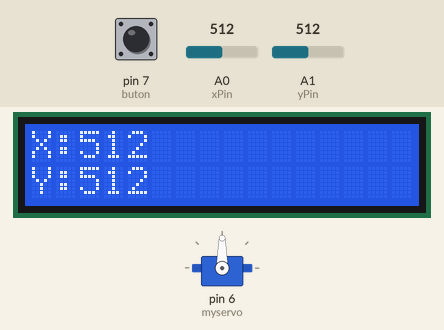
The sketch below on a simulated Arduino Uno, built with avr-gcc and run on an emulated ATmega328P. Parts: servo, 16×2 character LCD. Inputs (shaded band) come from the test bench; at power-on: A0 (xPin) = 512, A1 (yPin) = 512, pin 7 (buton) HIGH. What the sketch prints to the serial monitor is not drawn.

Above: at 1.2 s.
1.3 s: A0 (xPin) set to 716
At 2.3 s:
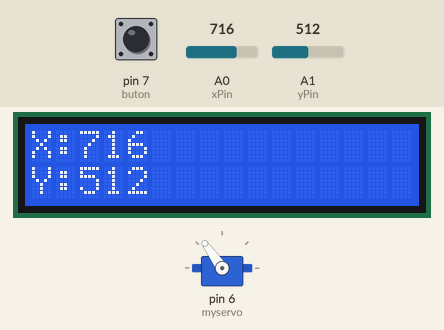
3.0 s: A0 (xPin) set to 900
At 3.8 s:
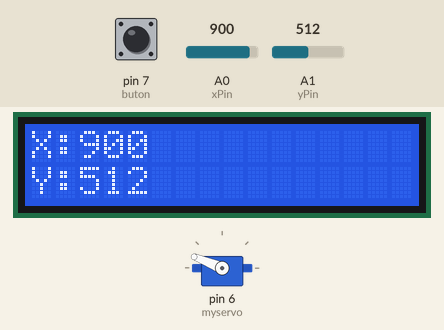
4.6 s: A0 (xPin) set to 1023
At 5.2 s:
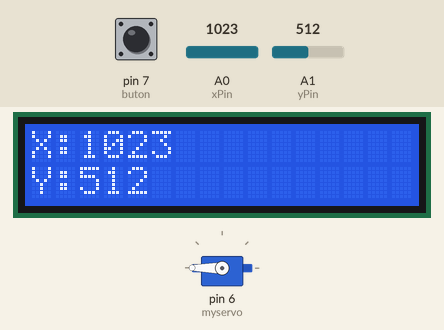
6.2 s: A0 (xPin) set to 306
At 7.4 s:
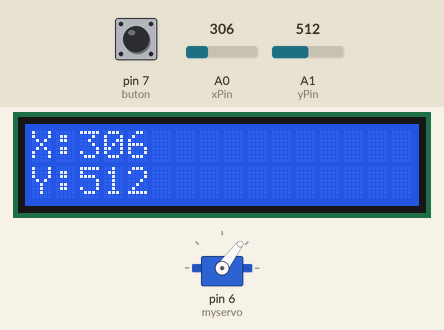
7.7 s: A1 (yPin) set to 716
At 9.0 s:
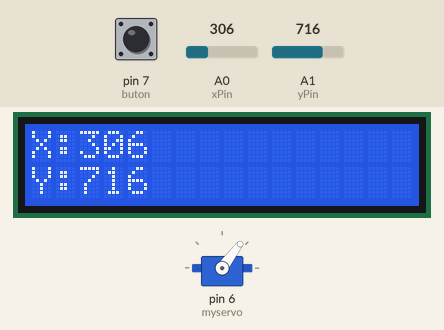
9.3 s: A0 (xPin) set to 122
At 10.6 s:
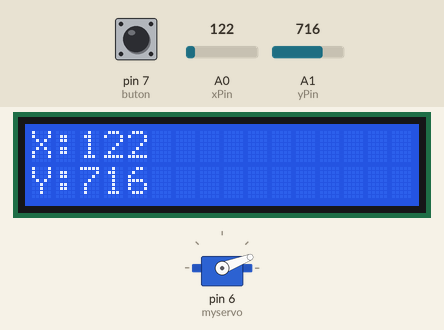
Timing chart, 0 to 11.9 s (numbered marks = the images above; inputs shaded):
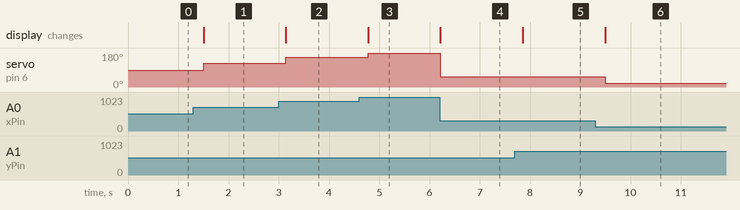

The sketch:

joystcikservolcd.ino
```cpp
#include <LiquidCrystal.h>
#include <Servo.h>
Servo myservo;
LiquidCrystal lcd(12, 11, 5, 4, 3, 2);

#define xPin A0
#define yPin A1
#define buton 7

int xPozisyon;
int yPozisyon;
int butondurum;
int xServo;

void setup() {
myservo.attach(6);
pinMode(buton,INPUT_PULLUP);
Serial.begin(9600);
lcd.begin(16, 2);
}
void loop() {
xPozisyon=analogRead(xPin);
yPozisyon=analogRead(yPin);
butondurum=digitalRead(buton);

Serial.print("X POZİSYON: ");
Serial.print(xPozisyon);

Serial.print("| Y POZİSYON: ");
Serial.print(yPozisyon);

Serial.print("| BUTON DURUM: ");
Serial.print(butondurum);

lcd.clear();
lcd.print("X:");
lcd.print(xPozisyon);

lcd.setCursor(0,1);
lcd.print("Y:");
lcd.print(yPozisyon);


xServo=map(xPozisyon, 0, 1023, 0, 180);
myservo.write(xServo);

delay(200);
}
```

Measured:
- after the input at 1.3 s, servo on pin 6 (myservo): 90° → 125° after 0.20 s; the display: changes after 0.20 s (image 1)
- after the input at 3.0 s, servo on pin 6 (myservo): 125° → 158° after 0.14 s; the display: changes after 0.14 s (image 2)
- after the input at 4.6 s, servo on pin 6 (myservo): 158° → 180° after 0.18 s; the display: changes after 0.18 s (image 3)
- after the input at 6.2 s, servo on pin 6 (myservo): 180° → 53° at once; the display: changes at once (image 4)
- after the input at 7.7 s, the display: changes after 0.16 s (image 5)
- after the input at 9.3 s, servo on pin 6 (myservo): 53° → 21° after 0.20 s; the display: changes after 0.20 s (image 6)
